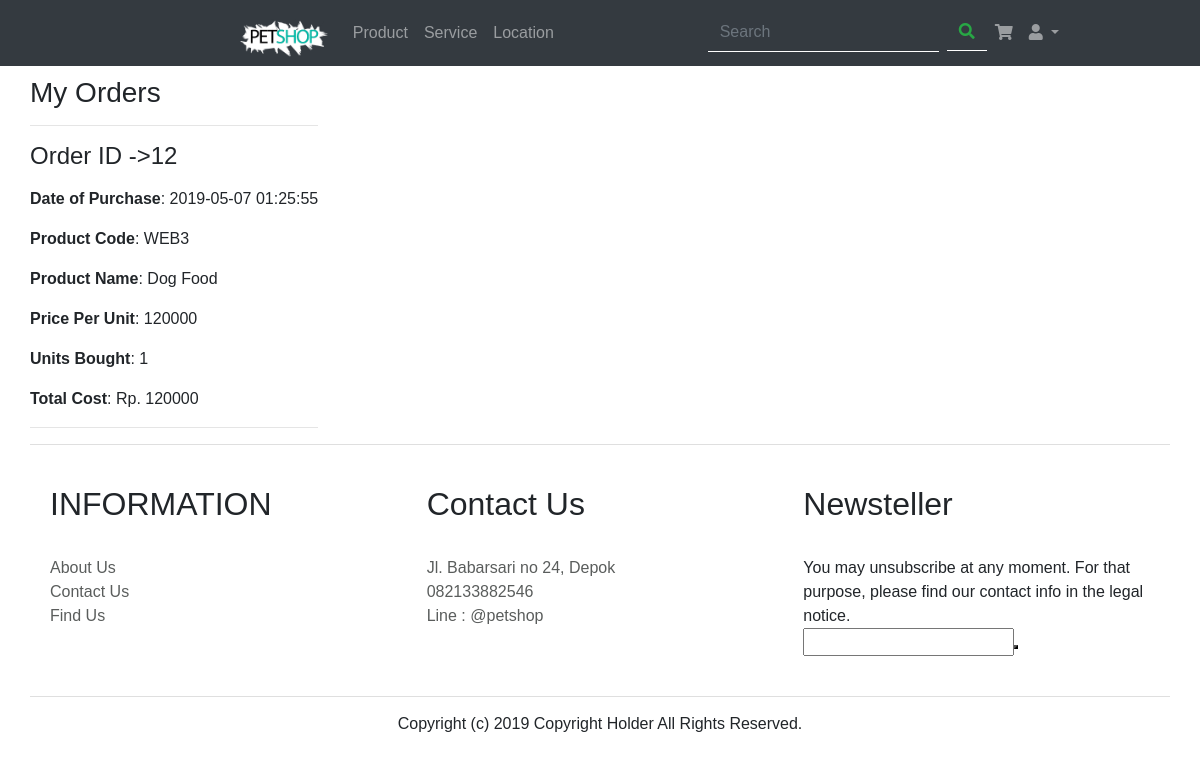
/orders.php, run on the app's committed database.
### tables this page shows
CREATE TABLE `orders` (
  `id` int(11) NOT NULL,
  `product_code` varchar(50) NOT NULL,
  `product_name` varchar(50) NOT NULL,
  `price` int(12) NOT NULL,
  `units` int(5) NOT NULL,
  `total` int(12) NOT NULL,
  `date` timestamp NOT NULL DEFAULT CURRENT_TIMESTAMP ON UPDATE CURRENT_TIMESTAMP,
  `email` varchar(50) NOT NULL
);

### orders.php (the view, shortened to what this page needs)
<?php
include 'function.php';
?>
<!doctype html>
<html lang="en" dir="ltr">
  <head>
    <link rel="stylesheet" href="https://use.fontawesome.com/releases/v5.8.1/css/all.css">
    <link rel="stylesheet" href="https://stackpath.bootstrapcdn.com/bootstrap/4.3.1/css/bootstrap.min.css">
    <link rel="stylesheet" href="css/style.css">
  </head>
  <body>
<nav class="navbar navbar-expand-lg navbar-dark bg-dark">
  <div class="collapse navbar-collapse" id="navbarSupportedContent">
    <ul class="navbar-nav mr-auto">
      <a class="navbar-brand" href="product.php">
        <img class="brand" src="img/logotext.png" alt="logo">
      </a>
      <li class="nav-item">
        <a class="nav-link" href="product.php">Product</a>
      </li>
      <li class="nav-item">
        <a class="nav-link" href="product.php">Service</a>
      </li>
      <li class="nav-item">
        <a class="nav-link" href="product.php">Location</a>
      </li>
    </ul>
    <form class="form-inline my-2 my-lg-1">
      <input class="form-control mr-sm-2" type="search" name="keyword" id="keyword" placeholder="Search" aria-label="Search">
      <button class="btn btn-outline-success my-2 my-sm-0" type="submit" name="search" id="search"><i class="fas fa-search"></i></button>
    </form>
    <div class="right-navbar">
      <ul class="navbar-nav mr-auto">
        <li class="nav-item">
          <a href="cart.php" class="nav-link"><i class="fas fa-shopping-cart"></i></a>
        </li>
        <li class="nav-item dropdown">
          <a class="nav-link dropdown-toggle" href="#" id="navbarDropdown" role="button" data-toggle="dropdown" aria-haspopup="true" aria-expanded="false">
            <i class="fas fa-user"></i>
          </a>
        </li>
      </ul>
    </div>
  </div>
</nav>
  <div class="container">
    <div class="row" style="margin-top:10px;">
      <div class="large-12">
        <h3>My Orders</h3>
        <hr>
        <?php
          $user = $_SESSION["email"];
          $result = $conn->query("SELECT * from orders where email='".$user."'");
          if($result) {
            while($obj = $result->fetch_object()) {
              echo '<p><h4>Order ID ->'.$obj->id.'</h4></p>';
              echo '<p><strong>Date of Purchase</strong>: '.$obj->date.'</p>';
              echo '<p><strong>Product Code</strong>: '.$obj->product_code.'</p>';
              echo '<p><strong>Product Name</strong>: '.$obj->product_name.'</p>';
              echo '<p><strong>Price Per Unit</strong>: '.$obj->price.'</p>';
              echo '<p><strong>Units Bought</strong>: '.$obj->units.'</p>';
              echo '<p><strong>Total Cost</strong>: Rp. '.$obj->total.'</p>';
              echo '<p><hr></p>';
            }
          }
        ?>
      </div>
    </div>
      </div>
    <footer>
      <div class="container">
          <div class="row">
            <div class="col-md-4">
              <h2>INFORMATION</h2>
              <br><a href="#">About Us</a>
              <br><a href="#">Contact Us</a>
              <br><a href="#">Find Us</a>
            </div>
            <div class="col-md-4">
              <h2>Contact Us</h2>
              <br><a href="#">Jl. Babarsari no 24, Depok</a>
              <br><a href="#">082133882546</a>
              <br><a href="#">Line : @petshop</a>
            </div>
            <div class="col-md-4">
              <h2>Newsteller</h2>
              <br>You may unsubscribe at any moment. For that purpose, please find our contact info in the legal notice.
              <br><input type="email" name="" value=""><button type="submit" name="button"></button>
            </div>
          </div>
        </div>
        <div class="copyright">
          Copyright (c) 2019 Copyright Holder All Rights Reserved.
        </div>
      </footer>
  </body>
</html>

### css/style.css (style rules this page uses)
* { padding: 0; margin: 0; font-family: 'Roboto:300i', sans-serif; }
html { scroll-behavior: smooth; }
.navbar { background-color: rgb(22, 22, 22); }
.brand { width: 90px; }
.navbar-brand { visibility: visible; }
ul .navbar-brand { visibility: hidden; height: 1px; }
.form-control, .form-inline .btn { background: none; border: none; border-radius: 0; border-bottom: solid 1px white; }
footer .container { padding: 40px 20px; border-top: 1px solid rgba(0, 0, 0, .125); }
.copyright { text-align: center; border-top: 1px solid rgba(0,0,0,.125); max-width: 1140px; margin: auto; padding: 15px 0; }
footer a { color: rgb(90, 93, 92); }
@media (min-width: 992px) { .navbar { background-color: transparent; } }
@media (min-width: 992px) { .navbar-collapse { margin: 0 10%; } }
@media (min-width: 992px) { .navbar-brand { visibility: hidden; } }
@media (min-width: 992px) { ul .navbar-brand { visibility: visible; } }

### data on the page
orders: id "12", date "2019-05-07 01:25:55", product_code "WEB3", product_name "Dog Food", price "120000", units "1", total "120000"
